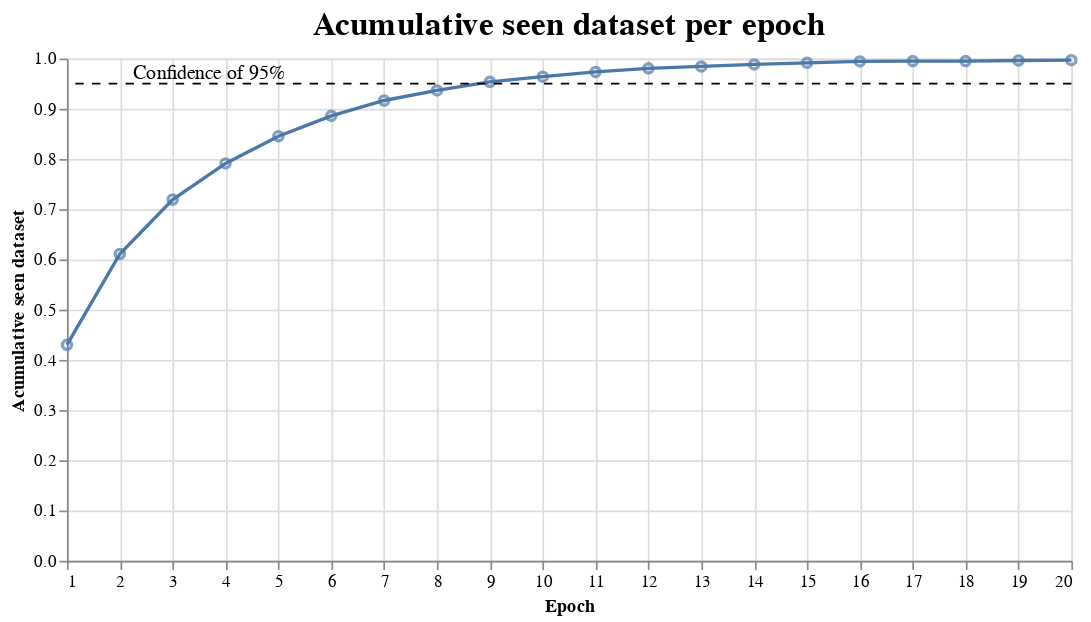

Notebook code cell kept with this figure:
### Markdown cell above
Now I will study the effect sampling the dataset, as when we sample with replacement, it is possible to not see all the images after many iterations. I will take a subset of the data and see the epoch evolution.

### Code cell
distinct_images_seen_df = pd.DataFrame.from_dict(distinct_images_seen)
line_plot = alt.Chart(distinct_images_seen_df).mark_line().encode(
    x=alt.X('Epoch', title='Epoch', scale = alt.Scale(domain = (1, 20))),
    y=alt.Y('Seen dataset:Q', title='Acumulative seen dataset'),
    tooltip=[
        alt.Tooltip('Epoch', title='Epoch'),
        alt.Tooltip('Seen dataset', title='Acumulative seen dataset', format='.2%')
    ]
).properties(
    height=300,
    width=600,
)

line_plot += alt.Chart(distinct_images_seen_df).mark_point().encode(
    x=alt.X('Epoch', title='Epoch', scale = alt.Scale(domain = (1, 20))),
    y='Seen dataset:Q',
    tooltip=[
        alt.Tooltip('Epoch', title='Epoch'),
        alt.Tooltip('Seen dataset', title='Percentage of dataset seen', format='.2%')
    ]
)

line_plot += alt.Chart(pd.DataFrame({'value': [0.95]})).mark_rule(color='black', strokeDash=[5, 5]).encode(
    y='value:Q'
)

line_plot += alt.Chart(pd.DataFrame({'text': ['Confidence of 95%']})).mark_text(
    baseline='middle',
    dx = -215,
    dy = 7,
    fontSize=12,
).encode(
    y=alt.value(0.95),
    text='text'
)

line_plot.properties(title=alt.Title("Acumulative seen dataset per epoch", anchor="middle", fontSize=20))

### Figure 1 — Vega-Lite specification as saved in the notebook (floating-point values rounded to 4 significant figures)
{"config": {"view": {"continuousWidth": 300, "continuousHeight": 300}}, "layer": [{"mark": {"type": "line"}, "encoding": {"tooltip": [{"field": "Epoch", "title": "Epoch", "type": "quantitative"}, {"field": "Seen dataset", "format": ".2%", "title": "Acumulative seen dataset", "type": "quantitative"}], "x": {"field": "Epoch", "scale": {"domain": [1, 20]}, "title": "Epoch", "type": "quantitative"}, "y": {"field": "Seen dataset", "title": "Acumulative seen dataset", "type": "quantitative"}}}, {"mark": {"type": "point"}, "encoding": {"tooltip": [{"field": "Epoch", "title": "Epoch", "type": "quantitative"}, {"field": "Seen dataset", "format": ".2%", "title": "Percentage of dataset seen", "type": "quantitative"}], "x": {"field": "Epoch", "scale": {"domain": [1, 20]}, "title": "Epoch", "type": "quantitative"}, "y": {"field": "Seen dataset", "type": "quantitative"}}}, {"data": {"name": "data-f3d1c910b304f6b12d08f57a2dd641be"}, "mark": {"type": "rule", "color": "black", "strokeDash": [5, 5]}, "encoding": {"y": {"field": "value", "type": "quantitative"}}}, {"data": {"name": "data-ac6d0c4bdfeeb6d3e14f01d6a21f6a62"}, "mark": {"type": "text", "baseline": "middle", "dx": -215, "dy": 7, "fontSize": 12}, "encoding": {"text": {"field": "text", "type": "nominal"}, "y": {"value": 0.95}}}], "data": {"name": "data-e104e4ac501a81388e3257102b96fb1d"}, "height": 300, "title": {"text": "Acumulative seen dataset per epoch", "anchor": "middle", "fontSize": 20}, "width": 600, "$schema": "https://vega.github.io/schema/vega-lite/v5.15.1.json", "datasets": {"data-e104e4ac501a81388e3257102b96fb1d": [{"Epoch": 1, "Seen dataset": 0.43}, {"Epoch": 2, "Seen dataset": 0.6109}, {"Epoch": 3, "Seen dataset": 0.7194}, {"Epoch": 4, "Seen dataset": 0.7913}, {"Epoch": 5, "Seen dataset": 0.8453}, {"Epoch": 6, "Seen dataset": 0.8859}, {"Epoch": 7, "Seen dataset": 0.9166}, {"Epoch": 8, "Seen dataset": 0.9366}, {"Epoch": 9, "Seen dataset": 0.9537}, {"Epoch": 10, "Seen dataset": 0.9641}, {"Epoch": 11, "Seen dataset": 0.9734}, {"Epoch": 12, "Seen dataset": 0.9806}, {"Epoch": 13, "Seen dataset": 0.9844}, {"Epoch": 14, "Seen dataset": 0.9884}, {"Epoch": 15, "Seen dataset": 0.9916}, {"Epoch": 16, "Seen dataset": 0.9944}, {"Epoch": 17, "Seen dataset": 0.995}, {"Epoch": 18, "Seen dataset": 0.995}, {"Epoch": 19, "Seen dataset": 0.9962}, {"Epoch": 20, "Seen dataset": 0.9969}], "data-f3d1c910b304f6b12d08f57a2dd641be": [{"value": 0.95}], "data-ac6d0c4bdfeeb6d3e14f01d6a21f6a62": [{"text": "Confidence of 95%"}]}}
